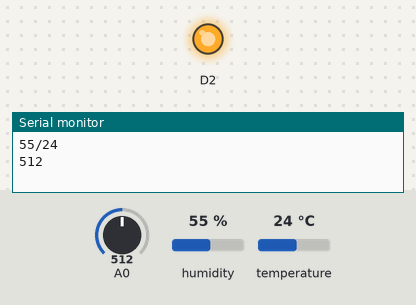
A sketch run on a simulated ESP8266 (NodeMCU). Parts: output pins drawn as LEDs (lit = HIGH), the last lines printed to the serial monitor. Inputs (shaded band) come from the test bench; at power-on: humidity 55 %, A0 = 512, temperature 24 °C. WiFi joins after 1.5 s; servers stay silent unless stated.

Above: at 8.9 s.
9.0 s: humidity set to 58 %
14.6 s: humidity set to 61 %
At 17.9 s:
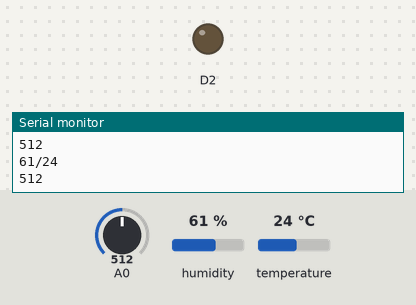
20.2 s: humidity set to 22 %
At 22.6 s:
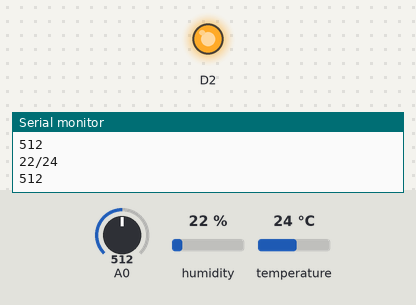
Timing chart, 0 to 24.1 s (numbered marks = the images above; inputs shaded):
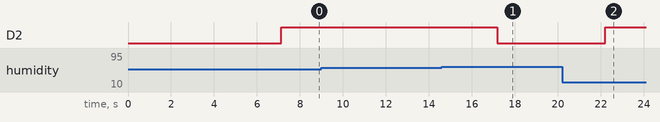

The sketch:

Project_20_NodeMCU_IOT_10_TestBlynk_Soil_3.ino
```cpp
// include libraries;

#define BLYNK_TEMPLATE_ID "TMPL1Ftdj8tr"
#define BLYNK_TEMPLATE_NAME "iot smart monitoring"
#define BLYNK_AUTH_TOKEN "-LebQYAVDxv2BIoqgo0RkYXz9wlAqg_p"


char pass[] = "Eng-Student";  // WIFI Password
char ssid[] = "3nG5tuDt";  // WIFI SSID

#define BLYNK_PRINT Serial
#include <ESP8266WiFi.h>
#include <BlynkSimpleEsp8266.h>
#include <dht.h>
#define soil A0  // Soil moisture sensor is A0 pin
#define DHT11_PIN D0  // humiity sensor is D0 pin

int threshold =800;


dht DHT;
//const int LED D2;

void setup() {
  Serial.begin(57600);
  pinMode(D0,INPUT);
  pinMode(A0,INPUT);
  pinMode(D2,OUTPUT);

  BlynkTimer timer;
  Serial.begin(57600);
  Blynk.begin(BLYNK_AUTH_TOKEN, ssid, pass);
  Blynk.connect();

}

void loop() {
  Blynk.run();
  delay(5000);
  DHT.read11(DHT11_PIN);
  int humidity = DHT.humidity;

  Serial.print(humidity);
  Serial.print("/")  ;
  int temperature = DHT.temperature;

  Serial.println(temperature);

  Blynk.virtualWrite(V0, temperature);
  Blynk.virtualWrite(V1, humidity);

  int value = analogRead(A0);
  Serial.println(value);
  Blynk.virtualWrite(V2, value);

 /* if(value > 800){
    digitalWrite(D2,HIGH);
   // digitalWrite(D2, HIGH);
   // Serial.println(2);
    }

  else{
    digitalWrite(D2,LOW);
    //Serial.println(2);
    }
  Blynk.virtualWrite(V0, temperature);
  Blynk.virtualWrite(V1, humidity);
  Blynk.virtualWrite(V3, value);
  Blynk.virtualWrite(V2, D2);
  //Serial.println(value);*/


  if (value < 800){
    if(humidity <60){
       digitalWrite(D2,HIGH);
       Blynk.virtualWrite(V4, D2);


      }

     else{
       digitalWrite(D2,LOW);
       //Serial.println(D2);
       Blynk.virtualWrite(V4, D2);

      }


    }
  else {

    digitalWrite(D2,HIGH);
    Blynk.virtualWrite(V4, D2);

    }

}
```

Measured:
- the behaviour switches between 59 and 60 % on humidity (found by bisection; images 0 and 1)
- after the input at 14.6 s, D2: HIGH → LOW after 2.6 s
- after the input at 20.2 s, D2: LOW → HIGH after 2.0 s
